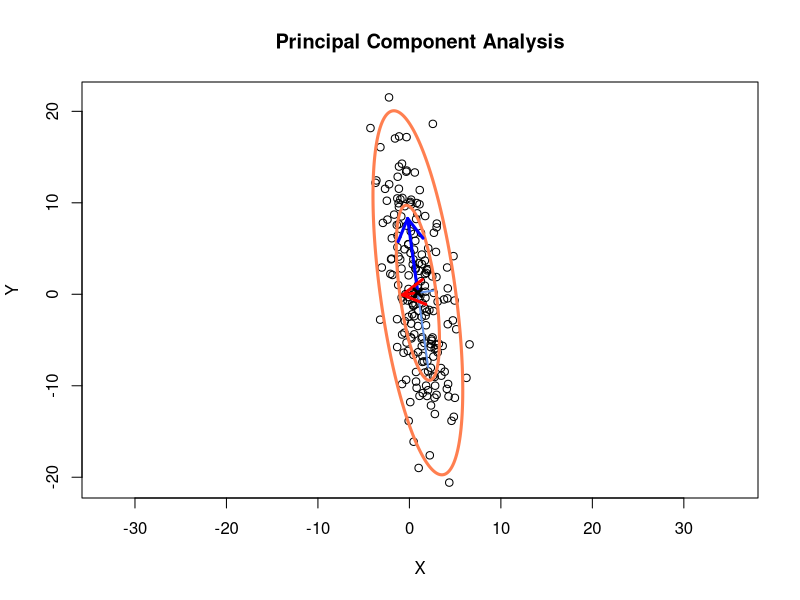

Write R code to recreate this figure.
#     This program is free software: you can redistribute it and/or modify
#     it under the terms of the GNU General Public License as published by
#     the Free Software Foundation, either version 3 of the License, or
#     (at your option) any later version.
#
#     This program is distributed in the hope that it will be useful,
#     but WITHOUT ANY WARRANTY; without even the implied warranty of
#     MERCHANTABILITY or FITNESS FOR A PARTICULAR PURPOSE.  See the
#     GNU General Public License for more details.
#
#     You should have received a copy of the GNU General Public License
#     along with this program.  If not, see <https://www.gnu.org/licenses/>.

#     Written by Charalambos (Charis) Poullis - www.poullis.org

library (mvtnorm)
library(mixtools)  

N <- 200 # Number of random samples
set.seed(153)
# Target parameters for univariate normal distributions
rho <- -0.5
mu1 <- 1; s1 <- 2
mu2 <- 1; s2 <- 8

# Parameters for bivariate normal distribution
mu <- c(mu1,mu2) # Mean
sigma <- matrix(c(s1^2, s1*s2*rho, s1*s2*rho, s2^2), nrow = 2) # Covariance matrix

# This function draws an ellipse based on a normal distribution
# alpha: Probability to be excluded from the ellipse. The default value is alpha = .05, which results in a 95% ellipse.
ellipse_from_dist <- function(dist, alpha){
  #Calculate the mean
  mean_x <- mean(dist[,1])
  mean_y <- mean(dist[,2])
  means = c(mean_x, mean_y)
  C <- cov(dist)
  ellipse(means, C, alpha = alpha, col="coral", lwd = 3, asp=1)
}

dist <- mvtnorm::rmvnorm(N,mu,sigma, method="svd")
colnames(dist) <- c("X","Y")

plot(dist, xlab="X",ylab="Y",main= "Principal Component Analysis", asp=1)
ellipse_from_dist(dist,.5)
ellipse_from_dist(dist,.05)

#Calculate the mean
mean_x <- mean(dist[,1])
mean_y <- mean(dist[,2])
center <- c(mean_x, mean_y)
#Calculate covariance matrix
C <- cov(dist)
#Calculate the eigenvectors and eigenvalues
e <- eigen(C)
eigen_values  <- e$values
eigen_vectors  <- e$vectors
# scale the eigenvectors to length = sqrt
scaled_eigen_vectors  <- eigen_vectors %*% diag(sqrt(eigen_values))  

#Form the two endpoints for each eigenvector
end_pt1 <- center + scaled_eigen_vectors[,1]
end_pt2 <- center + scaled_eigen_vectors[,2]

#Draw the +- lines along the eigenvectors
xMat    <- rbind(center[1] + scaled_eigen_vectors[1, ], center[1] - scaled_eigen_vectors[1, ])
yMat    <- rbind(center[2] + scaled_eigen_vectors[2, ], center[2] - scaled_eigen_vectors[2, ])
matlines(xMat, yMat, lty=1, lwd=2, col="cornflowerblue")


#Eigenvectors (Blue: largest eigenvalue, Red: second larger eigenvalue )
arrows(center[1], center[2], end_pt1[1], end_pt1[2], col = "blue", lwd=3, asp=1)
arrows(center[1], center[2], end_pt2[1], end_pt2[2], col = "red", lwd=3, asp=1)

#Draw the mean
points(center[1], center[2], pch=4, col="black", lwd=3)
